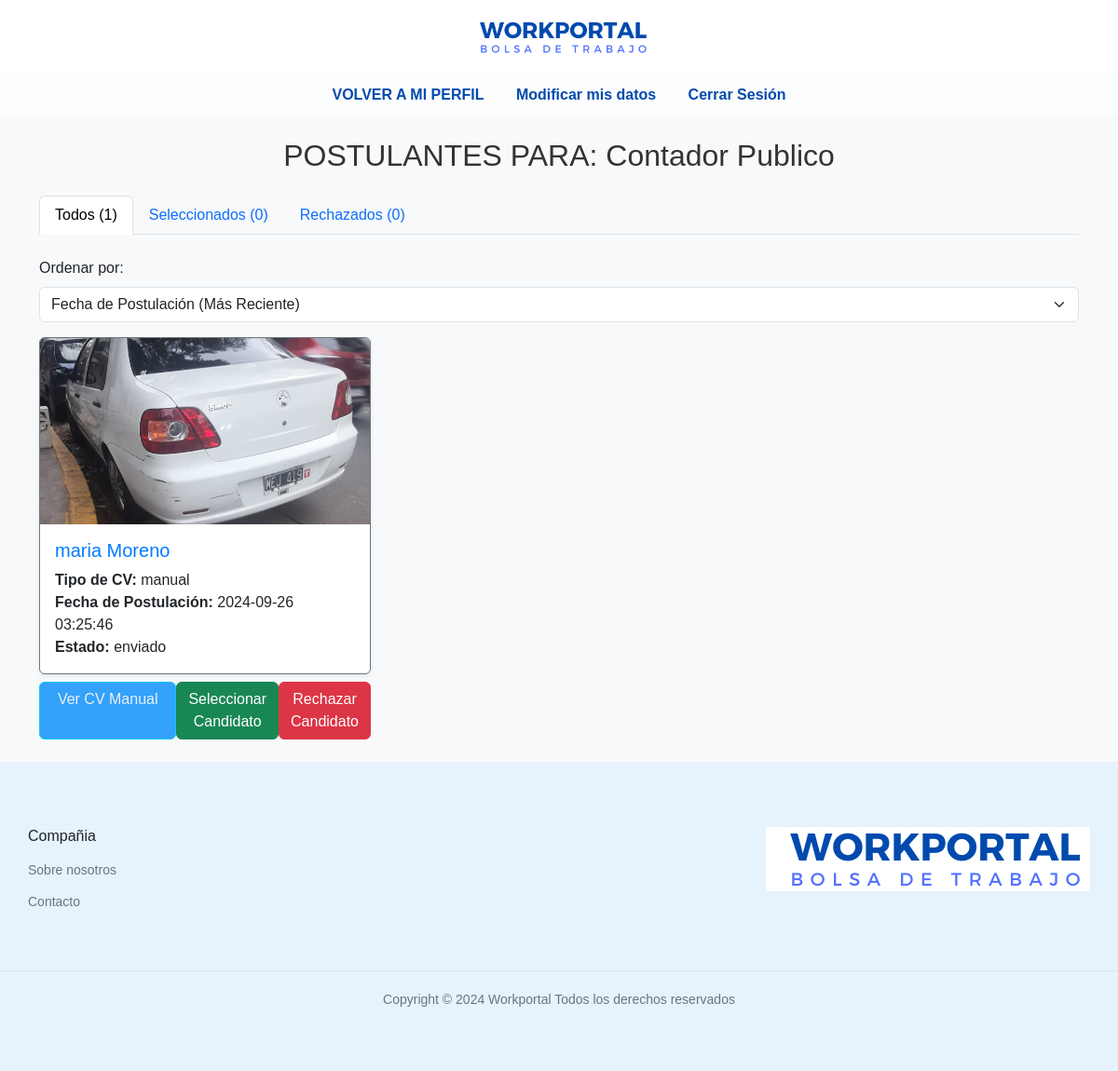
Page /ver_postulantes.php?id_vacante=6 (signed in) on the earlier database version.
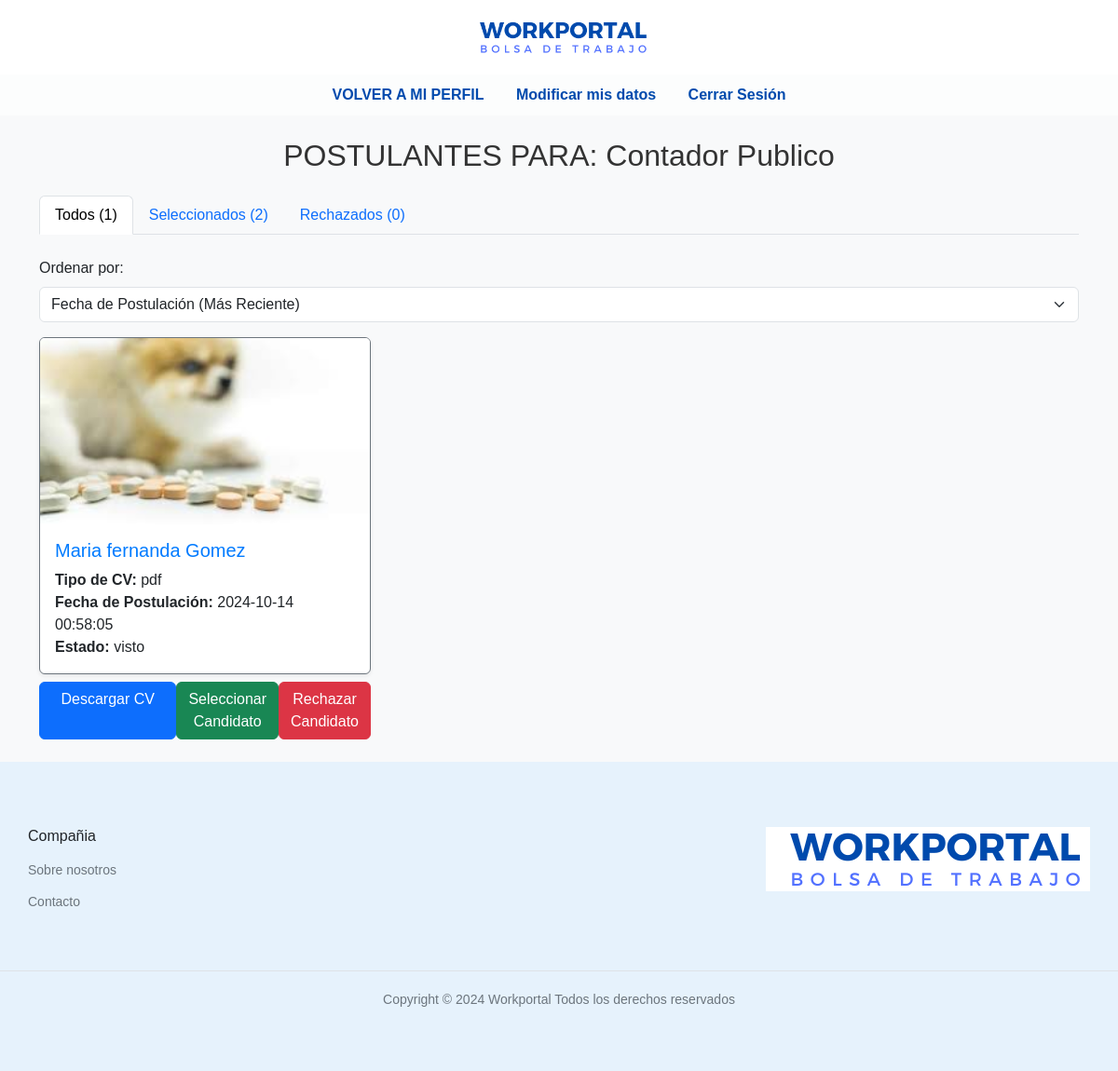
Same page on the later database version.
### tables this page shows
CREATE TABLE `vacantes` (
  `id` int(11) NOT NULL,
  `id_empresa` int(11) NOT NULL,
  `titulo` varchar(255) NOT NULL,
  `descripcion` text NOT NULL,
  `salario` decimal(10,2) NOT NULL,
  `fecha_publicacion` timestamp NOT NULL DEFAULT current_timestamp(),
  `modalidad` varchar(50) DEFAULT NULL,
  `area` varchar(100) DEFAULT NULL,
  `provincia` varchar(50) DEFAULT NULL,
  `localidad` varchar(50) DEFAULT NULL,
  `pais` varchar(50) DEFAULT NULL,
  `nivel_laboral` varchar(50) DEFAULT NULL,
  `carga_horaria` varchar(50) DEFAULT NULL,
  `estado` enum('activa','finalizada') DEFAULT 'activa'
);

CREATE TABLE `postulaciones` (
  `id_postulacion` int(11) NOT NULL,
  `id_usuario` int(11) NOT NULL,
  `id_vacante` int(11) NOT NULL,
  `tipo_cv` enum('pdf','manual') NOT NULL,
  `fecha_postulacion` timestamp NOT NULL DEFAULT current_timestamp(),
  `estado` enum('enviado','visto','seleccionado','rechazado') DEFAULT 'enviado'
);

CREATE TABLE `usuarios` (
  `id_usuario` int(11) NOT NULL,
  `nombre` varchar(255) NOT NULL,
  `correo_electronico` varchar(255) NOT NULL,
  `contrasena` varchar(255) NOT NULL,
  `apellido` varchar(255) DEFAULT NULL,
  `dni` varchar(20) DEFAULT NULL,
  `localidad` varchar(255) DEFAULT NULL,
  `provincia` varchar(255) DEFAULT NULL,
  `pais` varchar(255) DEFAULT NULL,
  `telefono` varchar(20) DEFAULT NULL,
  `token` varchar(255) DEFAULT NULL,
  `foto_perfil` varchar(255) DEFAULT 'img/sinfoto.png',
  `sobre_mi` text DEFAULT NULL,
  `cv_pdf` varchar(255) DEFAULT NULL
);

### ver_postulantes.php (the view, shortened to what this page needs)
<?php
require_once "bd.php";
$id_vacante = isset($_GET['id_vacante']) ? (int)$_GET['id_vacante'] : 0;
$estado = isset($_GET['estado']) ? $_GET['estado'] : 'todos';
$orden = isset($_GET['orden']) && $_GET['orden'] === 'ant' ? 'ASC' : 'DESC';
$sql_vacante = "SELECT * FROM vacantes WHERE id = :id_vacante";
$stmt_vacante = $conexion->prepare($sql_vacante);
$stmt_vacante->execute([':id_vacante' => $id_vacante]);
$vacante = $stmt_vacante->fetch(PDO::FETCH_ASSOC);
$sql_postulantes = "SELECT p.*, u.cv_pdf, u.foto_perfil, u.nombre, u.apellido
                    FROM postulaciones p
                    INNER JOIN usuarios u ON p.id_usuario = u.id_usuario
                    WHERE p.id_vacante = :id_vacante";
if ($estado === 'todos') {
    $sql_postulantes .= " AND (p.estado = 'enviado' OR p.estado = 'visto')";
} elseif ($estado === 'seleccionados') {
    $sql_postulantes .= " AND p.estado = 'seleccionado'";
} elseif ($estado === 'rechazados') {
    $sql_postulantes .= " AND p.estado = 'rechazado'";
}
$sql_postulantes .= " ORDER BY p.fecha_postulacion $orden";
$stmt_postulantes = $conexion->prepare($sql_postulantes);
$stmt_postulantes->execute([':id_vacante' => $id_vacante]);
$postulantes = $stmt_postulantes->fetchAll(PDO::FETCH_ASSOC);
$sql_count_todos = "SELECT COUNT(*) as total FROM postulaciones WHERE id_vacante = :id_vacante AND (estado = 'enviado' OR estado = 'visto')";
$stmt_count_todos = $conexion->prepare($sql_count_todos);
$stmt_count_todos->execute([':id_vacante' => $id_vacante]);
$count_todos = $stmt_count_todos->fetch(PDO::FETCH_ASSOC)['total'];
$sql_count_seleccionados = "SELECT COUNT(*) as total FROM postulaciones WHERE id_vacante = :id_vacante AND estado = 'seleccionado'";
$stmt_count_seleccionados = $conexion->prepare($sql_count_seleccionados);
$stmt_count_seleccionados->execute([':id_vacante' => $id_vacante]);
$count_seleccionados = $stmt_count_seleccionados->fetch(PDO::FETCH_ASSOC)['total'];
$sql_count_rechazados = "SELECT COUNT(*) as total FROM postulaciones WHERE id_vacante = :id_vacante AND estado = 'rechazado'";
$stmt_count_rechazados = $conexion->prepare($sql_count_rechazados);
$stmt_count_rechazados->execute([':id_vacante' => $id_vacante]);
$count_rechazados = $stmt_count_rechazados->fetch(PDO::FETCH_ASSOC)['total'];
?>
<!DOCTYPE html>
<html lang="es">
<head>
    <link href="https://cdn.jsdelivr.net/npm/bootstrap@5.3.3/dist/css/bootstrap.min.css" rel="stylesheet">
    <link rel="stylesheet" href="styles/ver_postulantes.css">
</head>
<body>
<header>
    <?php include 'templates/header.php'; ?>
    <nav>
        <a href="perfil_empresa.php">VOLVER A MI PERFIL</a>
        <a href="modificar_datos_empresa">Modificar mis datos</a>
        <a href="cerrar_sesion_empresa.php">Cerrar Sesión</a>
    </nav>
</header>
<div class="container mt-4">
    <h2 class="text-center mb-4">POSTULANTES PARA: <?php echo htmlspecialchars($vacante['titulo']); ?></h2>
    <ul class="nav nav-tabs mb-4" id="myTab" role="tablist">
        <li class="nav-item" role="presentation">
            <a class="nav-link <?php echo $estado === 'todos' ? 'active' : ''; ?>" id="todos-tab" href="?id_vacante=<?php echo $id_vacante; ?>&estado=todos&orden=<?php echo $orden; ?>" role="tab" aria-controls="todos" aria-selected="<?php echo $estado === 'todos' ? 'true' : 'false'; ?>">
                Todos (<?php echo $count_todos; ?>)
            </a>
        </li>
        <li class="nav-item" role="presentation">
            <a class="nav-link <?php echo $estado === 'seleccionados' ? 'active' : ''; ?>" id="seleccionados-tab" href="?id_vacante=<?php echo $id_vacante; ?>&estado=seleccionados&orden=<?php echo $orden; ?>" role="tab" aria-controls="seleccionados" aria-selected="<?php echo $estado === 'seleccionados' ? 'true' : 'false'; ?>">
                Seleccionados (<?php echo $count_seleccionados; ?>)
            </a>
        </li>
        <li class="nav-item" role="presentation">
            <a class="nav-link <?php echo $estado === 'rechazados' ? 'active' : ''; ?>" id="rechazados-tab" href="?id_vacante=<?php echo $id_vacante; ?>&estado=rechazados&orden=<?php echo $orden; ?>" role="tab" aria-controls="rechazados" aria-selected="<?php echo $estado === 'rechazados' ? 'true' : 'false'; ?>">
                Rechazados (<?php echo $count_rechazados; ?>)
            </a>
        </li>
    </ul>
    <?php if (empty($postulantes)): ?>
        <div class="alert alert-warning text-center" role="alert">No hay postulantes para esta vacante.</div>
    <?php else: ?>
        <div class="mb-3">
            <label for="orden" class="form-label">Ordenar por:</label>
            <select id="orden" class="form-select" onchange="location = this.value;">
                <option value="?id_vacante=<?php echo $id_vacante; ?>&estado=<?php echo $estado; ?>">Fecha de Postulación (Más Reciente)</option>
            </select>
        </div>
        <div class="row">
            <?php foreach ($postulantes as $postulante): ?>
                <div class="col-md-4 mb-4">
                    <div class="card border-secondary shadow-sm">
                        <img src="<?php echo htmlspecialchars($postulante['foto_perfil'] ?? 'img/sinfoto.png'); ?>" class="card-img-top" alt="Foto de Perfil" style="height: 200px; object-fit: cover;">
                        <div class="card-body">
                            <h5 class="card-title"><?php echo htmlspecialchars($postulante['nombre'])," ", ($postulante['apellido']); ?></h5>
                            <p class="card-text">
                                <strong>Tipo de CV:</strong> <?php echo htmlspecialchars($postulante['tipo_cv']); ?><br>
                                <strong>Fecha de Postulación:</strong> <?php echo htmlspecialchars($postulante['fecha_postulacion']); ?><br>
                                <strong>Estado:</strong> <?php echo htmlspecialchars($postulante['estado']); ?>
                            </p>
                        </div>
                    </div>
                    <div class="d-flex justify-content-between mt-2">
                        <?php if ($postulante['tipo_cv'] == 'pdf'): ?>
                            <a href="actualizar_estado.php?id_postulacion=<?php echo htmlspecialchars($postulante['id_postulacion']); ?>&tipo_cv=pdf" class="btn btn-primary" download>Descargar CV</a>
                        <?php else: ?>
                            <a href="actualizar_estado.php?id_postulacion=<?php echo htmlspecialchars($postulante['id_postulacion']); ?>&tipo_cv=manual" class="btn btn-info">Ver CV Manual</a>
                        <?php endif; ?>
                        <?php if ($postulante['estado'] === 'enviado' || $postulante['estado'] === 'visto'):  ?>
                            <form action="seleccionar_candidato.php?id_vacante=<?php echo htmlspecialchars($id_vacante); ?>" method="post" class="d-inline">
                                <button type="submit" class="btn btn-success">Seleccionar Candidato</button>
                            </form>
                            <form action="rechazar_candidato.php?id_vacante=<?php echo htmlspecialchars($id_vacante); ?>" method="post" class="d-inline">
                                <button type="submit" class="btn btn-danger">Rechazar Candidato</button>
                            </form>
                        <?php elseif ($postulante['estado'] === 'rechazado'): ?>
                            <span class="text-danger">Rechazado</span>
                        <?php else: ?>
                            <span class="text-success">Candidato Seleccionado</span>
                        <?php endif; ?>
                    </div>
                </div>
            <?php endforeach; ?>
        </div>
    <?php endif; ?>
</div>
<footer><?php include 'templates/footer.php'; ?></footer>
</body>
</html>

### templates/header.php (shortened to what this page needs)
<!DOCTYPE html>
<html lang="es">
<head>
    <link rel="stylesheet" href="styles/header.css">
</head>
<body>
    <div class="header">
        <a href="index.php">
            <img src="img/logo.png" alt="logo" class="logo">
        </a>
    </div>
</body>
</html>

### templates/footer.php (shortened to what this page needs)
<!DOCTYPE html>
<html lang="es">
<head>
    <link rel="stylesheet" href="styles/footer.css">
</head>
<body>
    <footer class="footer">
        <div class="footer-container">
            <div class="footer-columns">
                <div class="footer-column">
                    <h3>Compañia</h3>
                    <ul>
                        <li><a href="#">Sobre nosotros</a></li>
                        <li><a href="#">Contacto</a></li>
                    </ul>
                </div>
                <div class="footer-column">
                </div>
                <div class="footer-column">
                </div>
                <div class="footer-column">
                </div>
                <div class="footer-column">
                    <h3><img src="img/logo.png" alt="logo"> </h3>
                    <div class="social-media">
                    </div>
                </div>
            </div>
        </div>
        <div class="footer-bottom">
            <p>Copyright © 2024 Workportal Todos los derechos reservados </p>
        </div>
    </footer>
</body>
</html>

### styles/ver_postulantes.css (style rules this page uses)
body { background-color: #f8f9fa; }
h2 { font-family: 'Arial', sans-serif; color: #333; }
.card { transition: transform 0.2s; }
.card-title { color: #007bff; }
.btn-primary, .btn-info { width: 100%; }
nav { background-color: #ffffffad; padding: 10px; text-align: center; position: relative; }
nav a { color: #004aad; text-decoration: none; margin: 0 15px; font-size: 1rem; font-weight: bold; }
.btn-info { color: #ebf0f7; background-color: #34a1fa; }

### styles/header.css (style rules this page uses)
body { font-family: Arial, sans-serif; margin: 0; padding: 0; box-sizing: border-box; }
.header { background-color: #fff; text-align: center; padding: 20px; }
.logo { max-width: 200px; height: auto; }

### styles/footer.css (style rules this page uses)
body { font-family: 'Arial', sans-serif; margin: 0; padding: 0; box-sizing: border-box; }
.footer { background-color: hwb(208 85% 0% / 0.541); padding: 40px 0; color: #6c757d; text-align: left; }
.footer-container { max-width: 1200px; margin: 0 auto; padding: 0 20px; }
.footer-columns { display: flex; justify-content: space-between; margin-bottom: 40px; }
.footer-column { flex: 1; margin: 0 10px; }
.footer-column h3 { font-size: 16px; margin-bottom: 15px; color: #212529; }
.footer-column ul { list-style: none; padding: 0; }
.footer-column ul li { margin-bottom: 10px; }
.footer-column ul li a { text-decoration: none; color: #6c757d; font-size: 14px; }
.footer-bottom { border-top: 1px solid #dee2e6; padding-top: 20px; text-align: center; }
.footer-bottom p { margin: 0; font-size: 14px; color: #6c757d; }

Differences in the rows shown:
no longer on this page (row edited): postulaciones: id_usuario.foto_perfil (picture), id_usuario.nombre "maria", id_usuario.apellido "Moreno", tipo_cv "manual", fecha_postulacion "2024-09-26 03:25:46", estado "enviado"
added postulaciones: id_usuario.foto_perfil (picture), id_usuario.nombre "Maria fernanda", id_usuario.apellido "Gomez", tipo_cv "pdf", fecha_postulacion "2024-10-14 00:58:05", estado "visto"
Other differences:
$count_seleccionados: "0" → "2"
